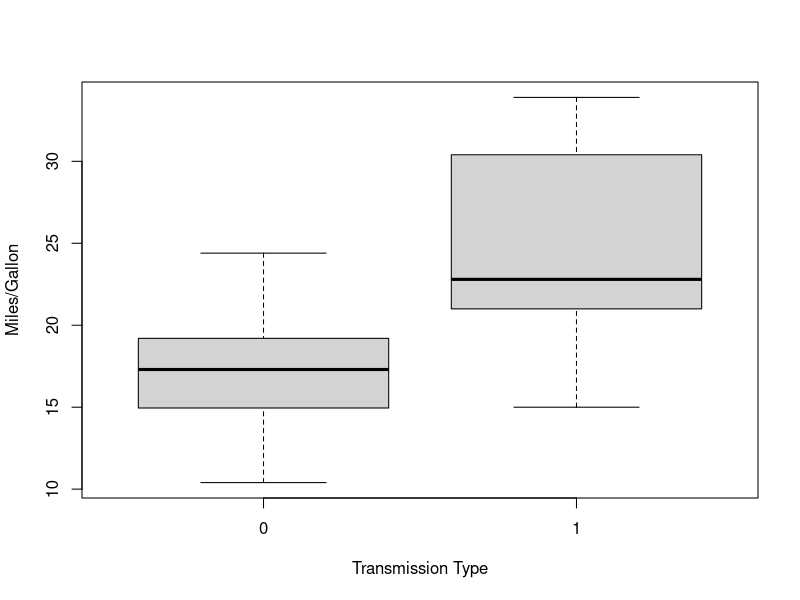
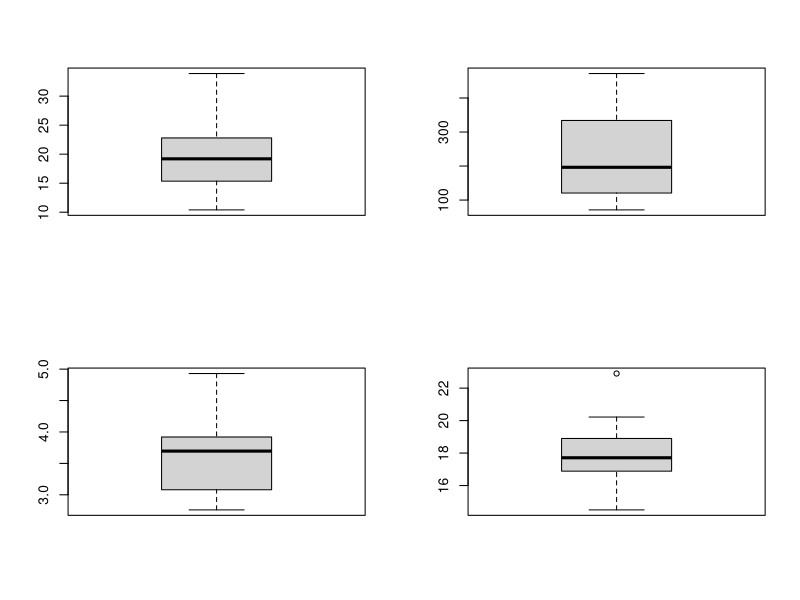
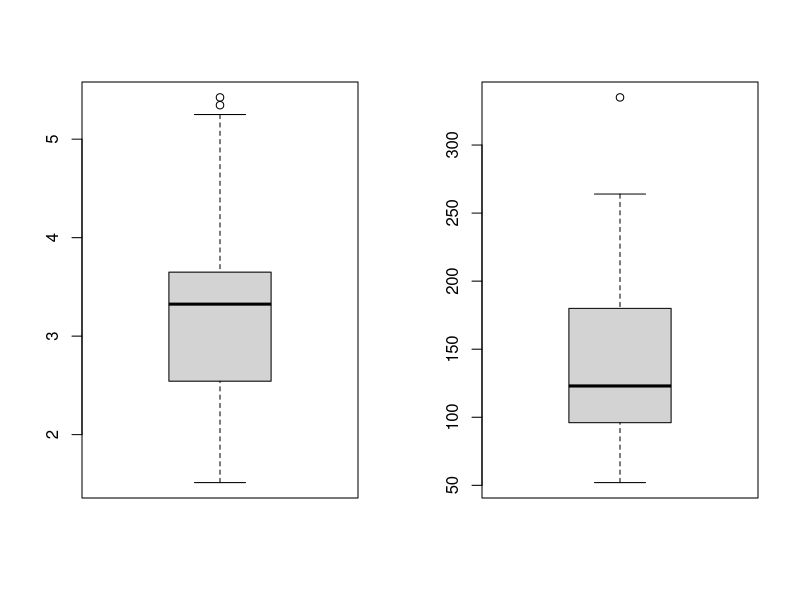
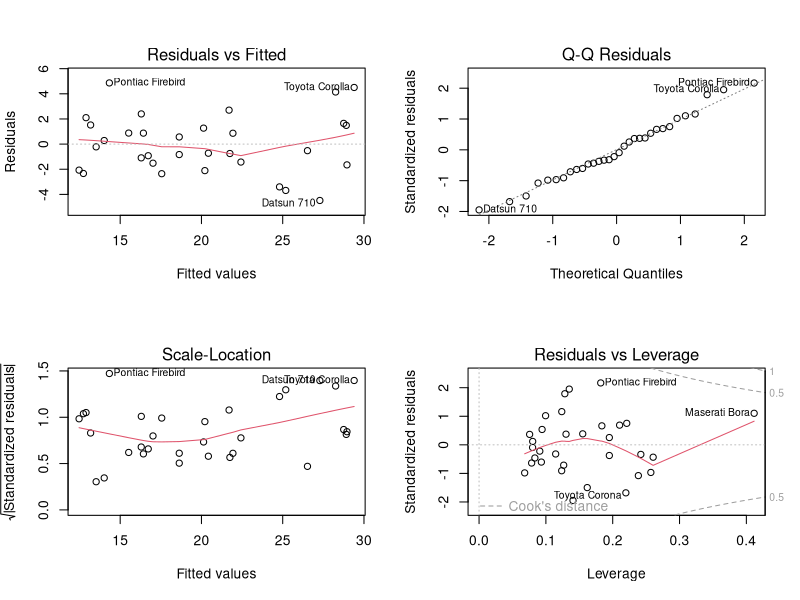

Reproduce these figures in R, in order.
## ---- chunk 1
##Loading Important Libraries and datasets

#Loading Libraries
library(randomForest)
library(datasets)
library(car)
library(caret)

#loading dataset
car_data <- mtcars

## ---- chunk 2
#looking at summary of the variables
summary(car_data)
## ---- chunk 3
##Checking distribution of MPG for each transmission type
boxplot(car_data$mpg~car_data$am, ylab = "Miles/Gallon", xlab = "Transmission Type")

#Checking if outliers exists
par(mfrow = c(2,2))
boxplot(car_data$mpg)
boxplot(car_data$disp)
boxplot(car_data$drat)
boxplot(car_data$qsec) 
par(mfrow = c(1,2))
boxplot(car_data$wt)  
boxplot(car_data$hp)

## ---- chunk 4
car_data[which(car_data$hp >(quantile(mtcars$hp,0.75) + 1.5*(IQR(mtcars$hp)))),c("hp")] <- mean(car_data$hp)
car_data[which(car_data$qsec >(quantile(mtcars$qsec,0.75) + 1.5*(IQR(mtcars$qsec)))),c("qsec")] <- mean(car_data$qsec)
car_data[which(car_data$wt >(quantile(mtcars$wt,0.75) + 1.5*(IQR(mtcars$wt)))),c("wt")] <- mean(car_data$wt)
## ---- chunk 5
##Fitting a regression model
model <- lm(mpg ~ am , data = car_data)
summary(model)
confint(model)
## ---- chunk 6
 
##Checking Impact of other variables on the MPG
model_mul <- lm(mpg ~ . , data = car_data)
summary(model_mul)

##Checking for multicollinearity
vif(model_mul)
##Removing Cyl as it has a high variable inflation factor

##Using Step function to get the most important variable
model_step<-step(model_mul,direction = "both")
## ---- chunk 7
model_final <- lm(mpg ~ disp + wt + carb + am, data = car_data)
summary(model_final)
## ---- chunk 8
##Comparing the two models
anova(model,model_final)


#####looking at residual plots
par(mfrow = c(2,2))
plot(model_final)
